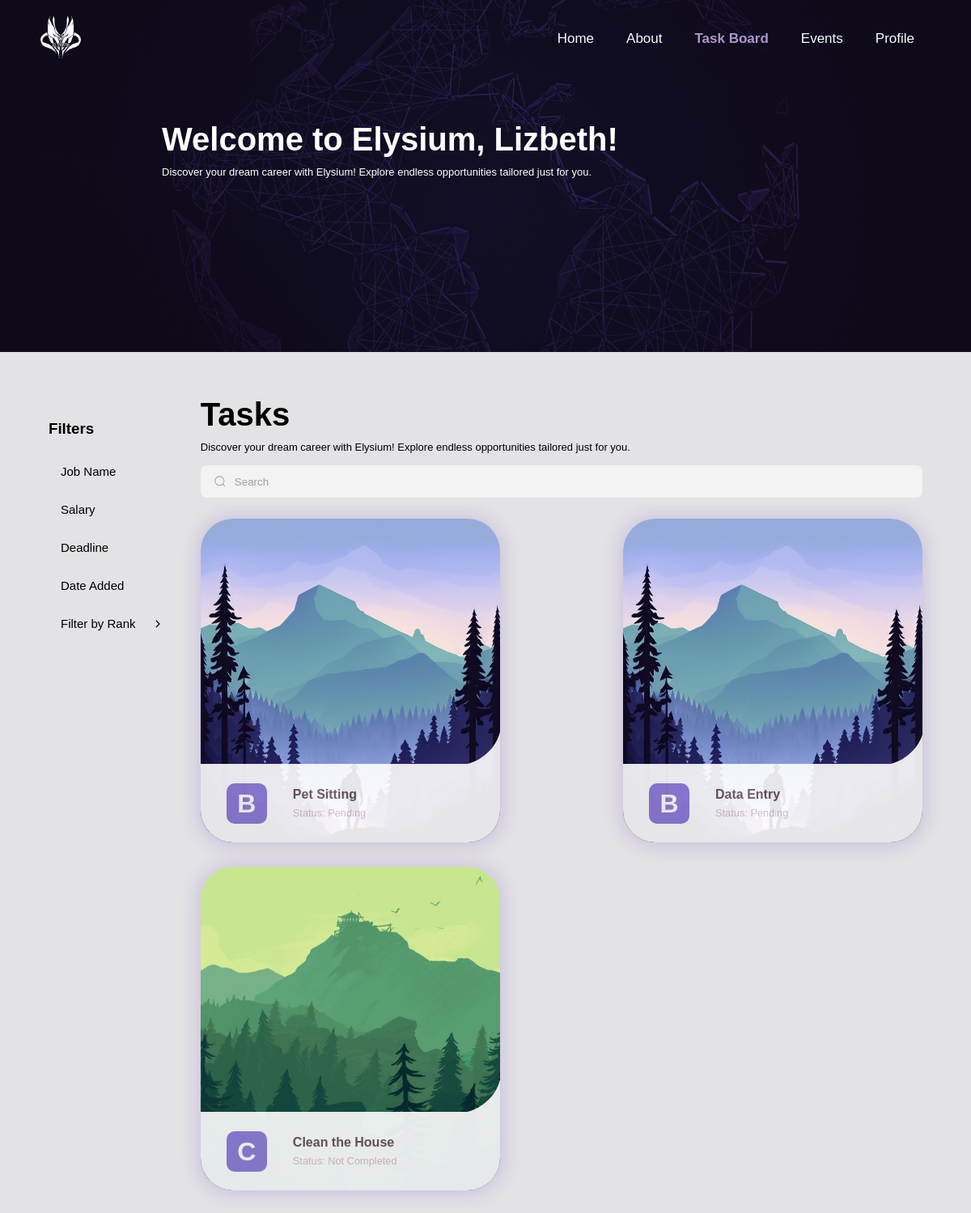
/Task_Board/TB/taskboard.php (signed in), run on an earlier commit of the app's database.
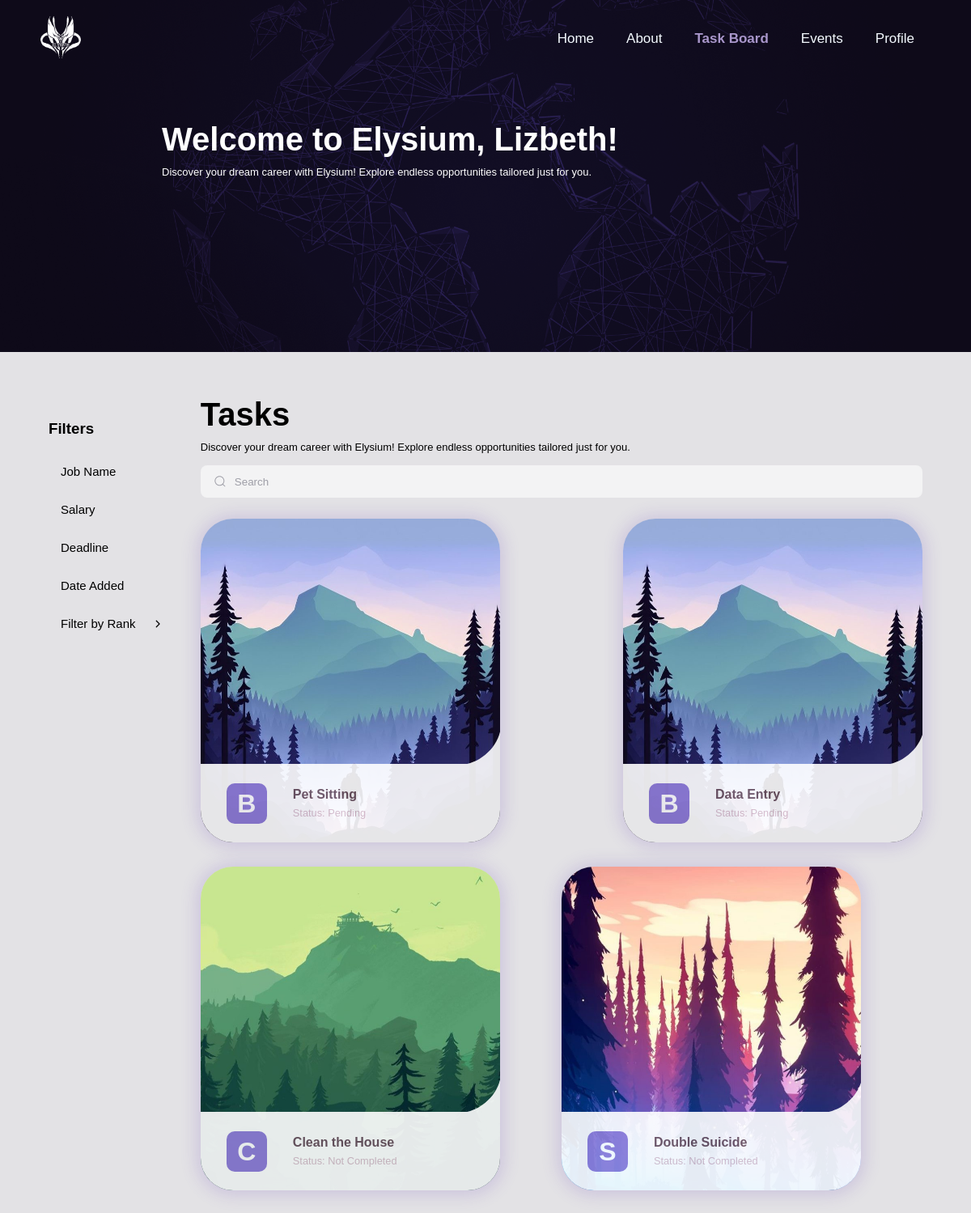
And on a later commit of the database.
### tables this page shows
CREATE TABLE `job` (
  `job_ID` int(11) NOT NULL,
  `client_ID` int(11) DEFAULT NULL,
  `remuneration` decimal(10,2) DEFAULT NULL,
  `jobName` varchar(255) DEFAULT NULL,
  `jobDescription` text DEFAULT NULL,
  `dateAdded` date DEFAULT NULL,
  `job_rank` varchar(50) DEFAULT NULL,
  `deadline` date DEFAULT NULL,
  `job_status` enum('Pending','Completed','Not Completed') DEFAULT NULL,
  `dateCompleted` date DEFAULT NULL
);

### Task_Board/TB/taskboard.php (the view, shortened to what this page needs)
<!DOCTYPE html>
<html lang="en">
<head>
    <link rel="stylesheet" href="../../Assets/css/navbar.css">
    <link rel="stylesheet" href="../../Assets/css/taskboard.css">
</head>
<body>
    <?php include '../../navbar/navbar.php'; ?>
        <div class="TB_header">
          <div class="welcome-container">
            <div class="hdr-msg">
                <p class="welcome">Welcome to Elysium, <?php echo $_SESSION['user_info']['first_name'];?>!</p>
                <p class="wlm-msg">Discover your dream career with Elysium! Explore endless opportunities tailored just for you.</p>
            </div>
          </div>
        </div>
    <div class="TB_container">
      <div class="TB_listContainer">
            <div class ="nav-left">
                <div class= filter>
                    <h3>Filters</h3>
                    <button class="value"> Job Name</button>
                    <button class="value"> Salary</button>
                    <button class="value"> Deadline</button>
                    <button class="value"> Date Added</button>
                </div>
                <div class="select">
                    <div class="selectedOption"
                            data-default="Filter by Rank"
                            data-one="S-Rank"
                            data-two="A-Rank"
                            data-three="B-Rank"
                            data-four="C-Rank"
                            data-five="D-Rank">
                        <svg xmlns="http://www.w3.org/2000/svg" height="1em" viewBox="0 0 512 512" class="arrow">
                            <path
                                d="M233.4 406.6c12.5 12.5 32.8 12.5 45.3 0l192-192c12.5-12.5 12.5-32.8 0-45.3s-32.8-12.5-45.3 0L256 338.7 86.6 169.4c-12.5-12.5-32.8-12.5-45.3 0s-12.5 32.8 0 45.3l192 192z"
                            ></path>
                        </svg>
                    </div>
                </div>
            </div>
          <div class="TB_inner_container">
            <div class="column">
                <div class="welcome-container">
                    <div class="hdr-msg">
                        <p class="welcome">Tasks</p>
                        <p class="wlm-msg">Discover your dream career with Elysium! Explore endless opportunities tailored just for you.</p>
                    </div>
                </div>
                <div class="SearchGroup">
                    <input placeholder="Search" type="search" class="search_input">
                </div>
                <div class="row3">
                    <?php
                    include '../../db_connection.php';
                    $sql = "SELECT job.*, employer.client_fname, employer.client_lname, employer.client_organization, employer.client_occupation
                            FROM job
                            INNER JOIN employer ON job.client_ID = employer.client_ID";
                    $result = $conn->query($sql);
                    if ($result->num_rows > 0) {
                        while ($row = $result->fetch_assoc()) {
                            $background_image_url = '';
                            switch ($row["job_rank"]) {
                                case 'S':
                                    $background_image_url = '../../Assets/S-Rank.jpg';
                                    break;
                                case 'B':
                                    $background_image_url = '../../Assets/B-Rank.jpg';
                                    break;
                                case 'C':
                                    $background_image_url = '../../Assets/C-Rank.jpg';
                                    break;
                            }
                    echo  '     <ul class="cards">                                                                              ';
                    echo  '       <li>                                                                                          ';
                    echo  '         <a href="" class="card" style="background-image: url(\'' . $background_image_url . '\');">  ';
                    echo  '           <div class="card__overlay">                                                               ';
                    echo  '             <div class="card__header">                                                              ';
                    echo  '               <div class="rank__box">                                                               ';
                    echo  '                 <h1>'.$row["job_rank"].'</h1>                                                       ';
                    echo  '               </div>                                                                                ';
                    echo  '               <div class="card__header-text">                                                       ';
                    echo  '                 <h3 class="jobName">                                                                ';
                    echo                     $row["jobName"]                                                                     ;
                    echo  '                 </h3>                                                                               ';
                    echo  '                 <span class="card__status"> Status: ' . $row["job_status"]. '</span>                ';
                    echo  '               </div>                                                                                ';
                    echo  '             </div>                                                                                  ';
                    echo  '           </div>                                                                     ';
                    echo  '         </a>                                                                         ';
                    echo  '       </li>                                                                          ';
                    echo  '     </ul>                                                                            ';
                    }
                    } else {
                    echo "0 results"                                                                               ;
                    }
                    ?>        <br><br><br> <br><br><br>
                </div>
            </div>
          </div>
      </div>
  </div>
</body>
</html>

### navbar/navbar.php (shortened to what this page needs)
<?php
    $access = isset($_SESSION['access']) ? $_SESSION['access'] : "";
    $current_page = basename($_SERVER['PHP_SELF']);
?>
<nav class="navbar">
    <div class="logo">
        <img src="../../Assets/logo.png" alt="Logo">
    </div>
    <div class="nav-links">
        <a href="../../Home/default/home.php" class="nav-item <?php echo ($current_page == 'home.php') ? 'login' : ''; ?>">Home</a>
        <a href="#" class="nav-item">About</a>
        <a href="../../Task_Board/TB/taskboard.php" class="nav-item <?php echo ($current_page == 'taskboard.php') ? 'login' : ''; ?>">Task Board</a>
        <a href="#" class="nav-item">Events</a>
        <?php if ($access == ""): ?>
            <a href="../log-in/log-in.php" class="nav-item <?php echo ($current_page == 'log-in.php') ? 'login' : 'login'; ?>">Log-in</a>
        <?php else: ?>
            <?php if ($access == "Employer") : ?>
                <a href="../../Profile/Employer/profile.php" class="nav-item <?php echo ($current_page == 'profile.php') ? 'login' : ''; ?>">Profile</a>
            <?php elseif ($access == "Applicant"): ?>
                <a href="../../Profile/Applicant/profile.php" class="nav-item <?php echo ($current_page == 'profile.php') ? 'login' : ''; ?>">Profile</a>
            <?php elseif ($access == "Admin"): ?>
                <a href="../../Profile/Admin/profile.php" class="nav-item <?php echo ($current_page == 'profile.php') ? 'login' : ''; ?>">Profile</a>
            <?php else:
                echo $access;
            endif; ?>
        <?php endif; ?>
    </div>
</nav>

### Assets/css/navbar.css (style rules this page uses)
body { margin: 0; font-family: 'Montserrat', sans-serif; }
.navbar { display: flex; align-items: center; justify-content: space-between; background-color: transparent; color: rgb(18, 14, 37); padding: 20px 0; margin-bottom: 96px; position: fixed; width: 100%; top: 0; left: 0; z-index: 1000; }
.logo img { width: 50px; padding-left: 50px; }
.nav-links { display: flex; padding-right: 50px; }
.nav-item { padding: 0 20px; text-decoration: none; color: #F4FAFF; font-size: 17px; font-weight: normal; }
.nav-item.login { color: #a997cb; font-weight: bold; }

What changed in the data, as far as the page shows it:
added job: shows a picture, job_rank "S", jobName "Double Suicide", job_status "Not Completed"
